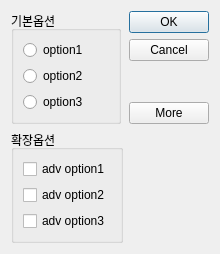
<?xml version="1.0" encoding="UTF-8"?>
<ui version="4.0">
 <class>Dialog</class>
 <widget class="QDialog" name="Dialog">
  <property name="geometry">
   <rect>
    <x>0</x>
    <y>0</y>
    <width>213</width>
    <height>218</height>
   </rect>
  </property>
  <property name="sizePolicy">
   <sizepolicy hsizetype="Preferred" vsizetype="Preferred">
    <horstretch>0</horstretch>
    <verstretch>0</verstretch>
   </sizepolicy>
  </property>
  <property name="minimumSize">
   <size>
    <width>0</width>
    <height>0</height>
   </size>
  </property>
  <property name="maximumSize">
   <size>
    <width>16777215</width>
    <height>16777215</height>
   </size>
  </property>
  <property name="windowTitle">
   <string>Dialog</string>
  </property>
  <layout class="QGridLayout" name="gridLayout">
   <property name="sizeConstraint">
    <enum>QLayout::SetFixedSize</enum>
   </property>
   <item row="0" column="0">
    <widget class="QGroupBox" name="groupBasic">
     <property name="minimumSize">
      <size>
       <width>110</width>
       <height>0</height>
      </size>
     </property>
     <property name="maximumSize">
      <size>
       <width>110</width>
       <height>16777215</height>
      </size>
     </property>
     <property name="title">
      <string>기본옵션</string>
     </property>
     <layout class="QVBoxLayout" name="verticalLayout_2">
      <item>
       <widget class="QRadioButton" name="radioButton">
        <property name="text">
         <string>option1</string>
        </property>
       </widget>
      </item>
      <item>
       <widget class="QRadioButton" name="radioButton_2">
        <property name="text">
         <string>option2</string>
        </property>
       </widget>
      </item>
      <item>
       <widget class="QRadioButton" name="radioButton_3">
        <property name="text">
         <string>option3</string>
        </property>
       </widget>
      </item>
     </layout>
    </widget>
   </item>
   <item row="0" column="1">
    <layout class="QVBoxLayout" name="verticalLayout">
     <item>
      <widget class="QDialogButtonBox" name="buttonBox">
       <property name="orientation">
        <enum>Qt::Vertical</enum>
       </property>
       <property name="standardButtons">
        <set>QDialogButtonBox::Cancel|QDialogButtonBox::Ok</set>
       </property>
      </widget>
     </item>
     <item>
      <widget class="QPushButton" name="btnMore">
       <property name="text">
        <string>More</string>
       </property>
       <property name="checkable">
        <bool>true</bool>
       </property>
      </widget>
     </item>
    </layout>
   </item>
   <item row="1" column="0">
    <widget class="QGroupBox" name="groupAdv">
     <property name="title">
      <string>확장옵션</string>
     </property>
     <layout class="QVBoxLayout" name="verticalLayout_3">
      <item>
       <widget class="QCheckBox" name="checkBox">
        <property name="text">
         <string>adv option1</string>
        </property>
       </widget>
      </item>
      <item>
       <widget class="QCheckBox" name="checkBox_2">
        <property name="text">
         <string>adv option2</string>
        </property>
       </widget>
      </item>
      <item>
       <widget class="QCheckBox" name="checkBox_3">
        <property name="text">
         <string>adv option3</string>
        </property>
       </widget>
      </item>
     </layout>
    </widget>
   </item>
  </layout>
 </widget>
 <resources/>
 <connections/>
</ui>
